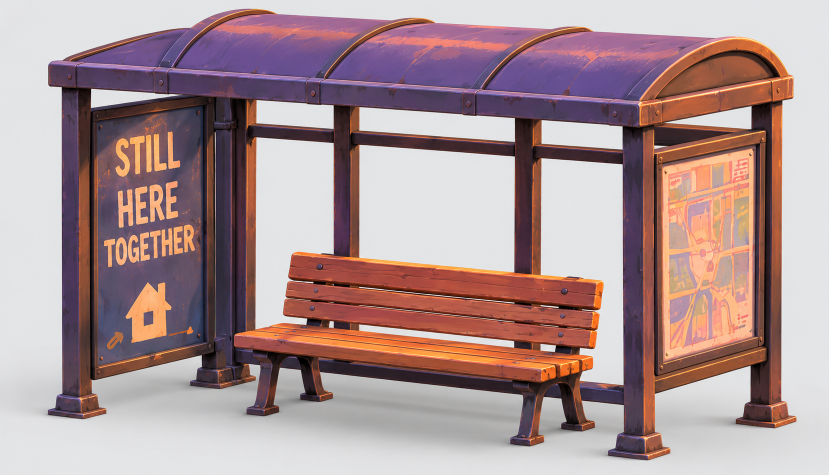
#> input picture experiment/bus-stop/reference-upscaled.png, 1658 x 949 px, found by its file name (shown at 1/2 size)
$ python sheets.py
#> lines starting #> are read from the running program, lines starting #| are printed output that depends on the picture; after the words box and inside, x2 and y2 are one past the last pixel; in counts of white or black regions, pixels touching at a corner belong together
from pathlib import Path
from PIL import Image,ImageChops,ImageDraw,ImageFont
ids=['veh.sedan-red','veh.sedan-blue','veh.sedan-white','veh.suv-dark']
root=Path('test-results/l5-burned-civilian-cars')
font=ImageFont.truetype('/System/Library/Fonts/Helvetica.ttc',17)
for id in ids:
 d=root/(id+'.burned')
 ref=Image.open(Path('/Users/wesner/Workspace/minorincident/assets')/(id+'.burned')/'reference-upscaled.png').convert('RGB')
#> ref is the input picture: PIL image 1658x949 RGB; mean R, G, B 170.7, 146.5, 148.1
 sheet=Image.new('RGB',(1250,560),(42,39,48));draw=ImageDraw.Draw(sheet)
#> after `sheet = Image.new('RGB', (1250, 560), (42, 39, 48))`:
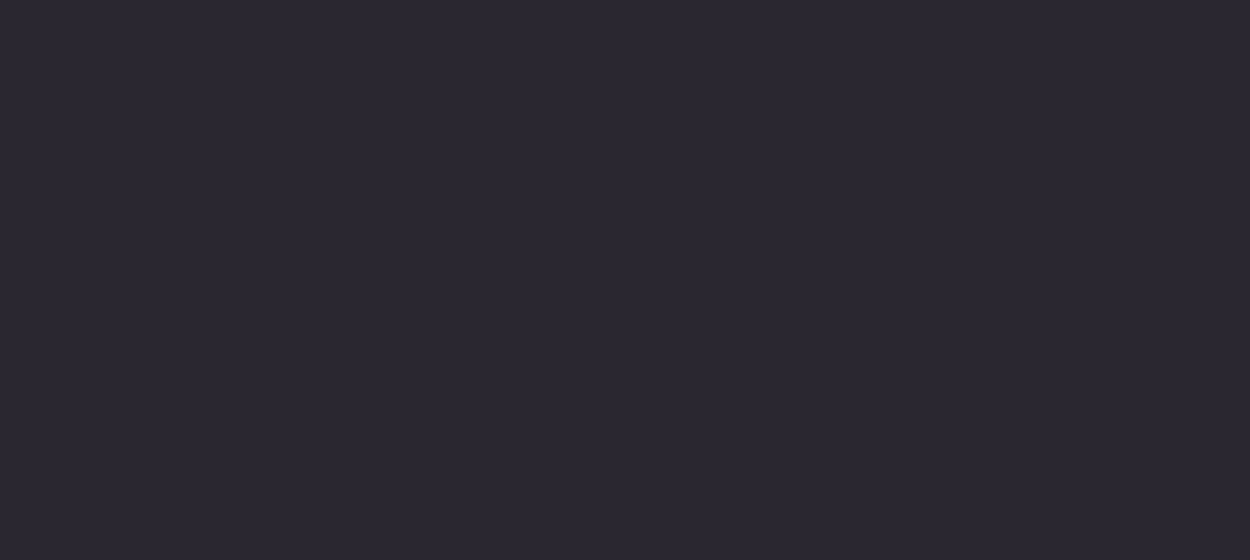
#> sheet: PIL image 1250x560 RGB; mean R, G, B 42, 39, 48
 paths=[None,'game-high.png','game-lod1.png','game-lod2.png','peer.png']
 labels=['Reference','LOD0','LOD1','LOD2','Integrated base']
 for row,px in enumerate([135,190]):
  draw.text((12,row*280+10),f'{id}.burned · FOV25 / azimuth45 / polar0.30π · {px}px',font=font,fill='white')
  for col,(path,label) in enumerate(zip(paths,labels)):
   im=ref.copy() if path is None else Image.open(d/path).convert('RGB')
   if path is None:
    # Only the hero car at top of the reference, not its smaller turnarounds.
    im=im.crop((0,0,im.width,int(im.height*(.64 if id in ('veh.sedan-blue','veh.sedan-white') else .69))))
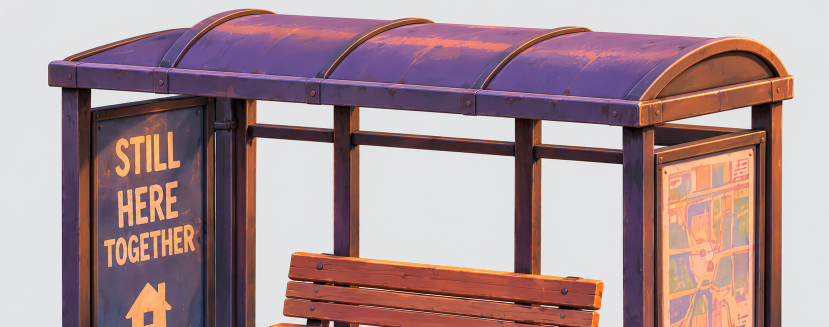
#> im: PIL image 1658x654 RGB (shown at 1/2 size); mean R, G, B 167.8, 141, 145
   bg=Image.new('RGB',im.size,im.getpixel((0,0)))
   mask=ImageChops.difference(im,bg).convert('L').point(lambda x:255 if x>12 else 0)
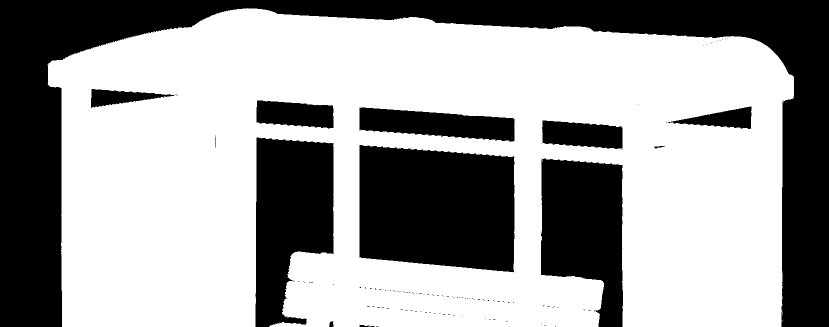
#> mask: PIL image 1658x654 L (shown at 1/2 size); 62.1% white; 117 black regions (104 under 20 px), largest, box (x1, y1, x2, y2) and area: (0, 0, 1658, 654) 219587, (719, 290, 1029, 545) 70447, (511, 275, 667, 654) 44061
   bounds=mask.getbbox()
#> bounds = (95, 16, 1588, 654)
   if bounds: im=im.crop(bounds)
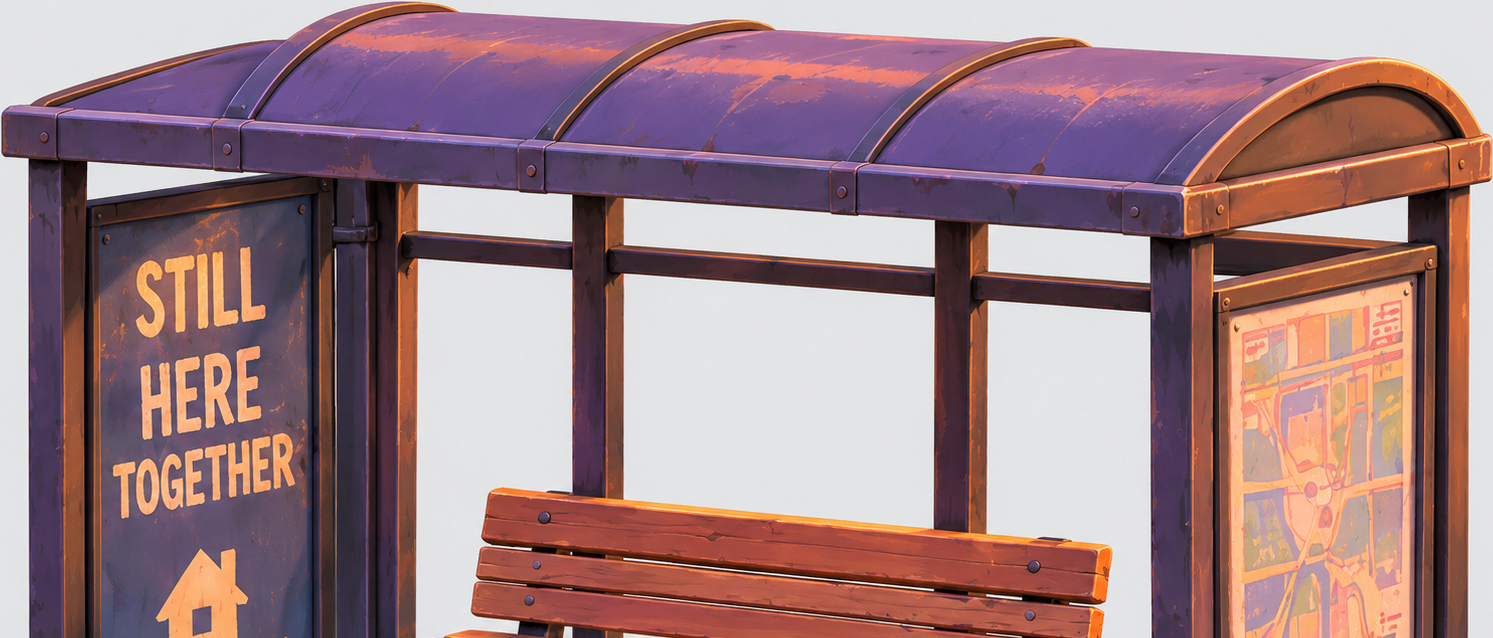
#> im: PIL image 1493x638 RGB; mean R, G, B 159.6, 128.9, 133.2
   scale=px/max(im.size);im=im.resize((round(im.width*scale),round(im.height*scale)),Image.Resampling.LANCZOS)
#> after `scale = px / max(im.size)`: scale = 0.0904
#> after `im = im.resize((round(im.width * scale), round(im.height * scale)), Im`:
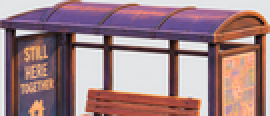
#> im: PIL image 135x58 RGB (shown 2 times larger); mean R, G, B 159.5, 128.9, 133.2
   sheet.paste(im,(col*250+(250-im.width)//2,row*280+64+(190-im.height)//2))
#> (the run stopped early here; a loop or call above may not have finished)
